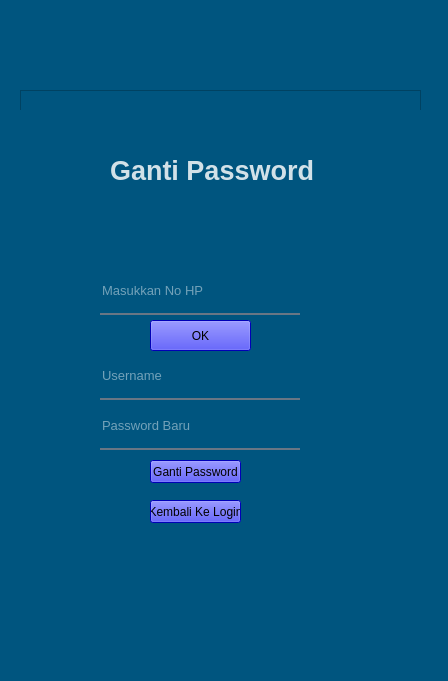
<?xml version="1.0" encoding="UTF-8"?>
<ui version="4.0">
 <class>Form</class>
 <widget class="QWidget" name="Form">
  <property name="geometry">
   <rect>
    <x>0</x>
    <y>0</y>
    <width>448</width>
    <height>681</height>
   </rect>
  </property>
  <property name="windowTitle">
   <string>Form</string>
  </property>
  <property name="styleSheet">
   <string notr="true">background-color: rgb(0, 85, 127);</string>
  </property>
  <widget class="QFrame" name="frame">
   <property name="geometry">
    <rect>
     <x>20</x>
     <y>90</y>
     <width>401</width>
     <height>491</height>
    </rect>
   </property>
   <property name="frameShape">
    <enum>QFrame::StyledPanel</enum>
   </property>
   <property name="frameShadow">
    <enum>QFrame::Raised</enum>
   </property>
   <widget class="QWidget" name="widget" native="true">
    <property name="geometry">
     <rect>
      <x>0</x>
      <y>20</y>
      <width>971</width>
      <height>681</height>
     </rect>
    </property>
    <property name="styleSheet">
     <string notr="true">background-color: rgb(0, 85, 127);</string>
    </property>
    <widget class="QLabel" name="label_4">
     <property name="geometry">
      <rect>
       <x>90</x>
       <y>40</y>
       <width>231</width>
       <height>40</height>
      </rect>
     </property>
     <property name="font">
      <font>
       <pointsize>20</pointsize>
       <weight>75</weight>
       <bold>true</bold>
      </font>
     </property>
     <property name="styleSheet">
      <string notr="true">color:rgba(255, 255, 255, 210);</string>
     </property>
     <property name="text">
      <string>Ganti Password</string>
     </property>
    </widget>
    <widget class="QLineEdit" name="LETelp">
     <property name="geometry">
      <rect>
       <x>80</x>
       <y>165</y>
       <width>200</width>
       <height>40</height>
      </rect>
     </property>
     <property name="font">
      <font>
       <pointsize>10</pointsize>
      </font>
     </property>
     <property name="styleSheet">
      <string notr="true">background-color:rgba(0, 0, 0, 0);
border:none;
border-bottom:2px solid rgba(105, 118, 132, 255);
color:rgba(255, 255, 255, 230);
padding-bottom:7px;</string>
     </property>
     <property name="text">
      <string/>
     </property>
     <property name="placeholderText">
      <string>Masukkan No HP</string>
     </property>
    </widget>
    <widget class="QPushButton" name="PB_Ok">
     <property name="geometry">
      <rect>
       <x>130</x>
       <y>210</y>
       <width>101</width>
       <height>31</height>
      </rect>
     </property>
     <property name="styleSheet">
      <string notr="true">background-color: rgb(0, 0, 255);</string>
     </property>
     <property name="text">
      <string>OK</string>
     </property>
    </widget>
    <widget class="QPushButton" name="PB_ganti">
     <property name="geometry">
      <rect>
       <x>130</x>
       <y>350</y>
       <width>91</width>
       <height>23</height>
      </rect>
     </property>
     <property name="styleSheet">
      <string notr="true">background-color: rgb(0, 0, 255);</string>
     </property>
     <property name="text">
      <string>Ganti Password</string>
     </property>
    </widget>
    <widget class="QPushButton" name="PB_login">
     <property name="geometry">
      <rect>
       <x>130</x>
       <y>390</y>
       <width>91</width>
       <height>23</height>
      </rect>
     </property>
     <property name="styleSheet">
      <string notr="true">background-color: rgb(0, 0, 255);</string>
     </property>
     <property name="text">
      <string>Kembali Ke Login</string>
     </property>
    </widget>
    <widget class="QLineEdit" name="LEUsername">
     <property name="geometry">
      <rect>
       <x>80</x>
       <y>250</y>
       <width>200</width>
       <height>40</height>
      </rect>
     </property>
     <property name="font">
      <font>
       <pointsize>10</pointsize>
      </font>
     </property>
     <property name="styleSheet">
      <string notr="true">background-color:rgba(0, 0, 0, 0);
border:none;
border-bottom:2px solid rgba(105, 118, 132, 255);
color:rgba(255, 255, 255, 230);
padding-bottom:7px;</string>
     </property>
     <property name="text">
      <string/>
     </property>
     <property name="placeholderText">
      <string>Username</string>
     </property>
    </widget>
    <widget class="QLineEdit" name="LE_PassBaru">
     <property name="geometry">
      <rect>
       <x>80</x>
       <y>300</y>
       <width>200</width>
       <height>40</height>
      </rect>
     </property>
     <property name="font">
      <font>
       <pointsize>10</pointsize>
      </font>
     </property>
     <property name="styleSheet">
      <string notr="true">background-color:rgba(0, 0, 0, 0);
border:none;
border-bottom:2px solid rgba(105, 118, 132, 255);
color:rgba(255, 255, 255, 230);
padding-bottom:7px;</string>
     </property>
     <property name="text">
      <string/>
     </property>
     <property name="placeholderText">
      <string>Password Baru</string>
     </property>
    </widget>
   </widget>
  </widget>
 </widget>
 <resources>
  <include location="res.qrc"/>
 </resources>
 <connections/>
</ui>
